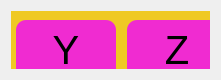
   <widget class="QWidget" name="horizontalLayoutWidget_73">
    <property name="geometry">
     <rect>
      <x>880</x>
      <y>270</y>
      <width>221</width>
      <height>80</height>
     </rect>
    </property>
    <layout class="QHBoxLayout" name="horizontalLayout_125">
     <item>
      <widget class="QFrame" name="caixa_letras_63">
       <property name="styleSheet">
        <string notr="true">background-color: rgb(239, 201, 36);</string>
       </property>
       <property name="frameShape">
        <enum>QFrame::StyledPanel</enum>
       </property>
       <property name="frameShadow">
        <enum>QFrame::Raised</enum>
       </property>
       <widget class="QWidget" name="horizontalLayoutWidget_74">
        <property name="geometry">
         <rect>
          <x>0</x>
          <y>-1</y>
          <width>221</width>
          <height>81</height>
         </rect>
        </property>
        <layout class="QHBoxLayout" name="horizontalLayout_126">
         <item>
          <widget class="QPushButton" name="botao_y">
           <property name="maximumSize">
            <size>
             <width>100</width>
             <height>60</height>
            </size>
           </property>
           <property name="font">
            <font>
             <pointsize>30</pointsize>
            </font>
           </property>
           <property name="styleSheet">
            <string notr="true">QPushButton#botao_y {
    background-color: rgb(240, 43, 209);  /*roxo: rgb(240, 43, 209);*/
}

QPushButton#botao_y:pressed {
   background-color: rgb(170, 0, 255)  /* Cor de fundo quando o botão é pressionado */
}

QPushButton#botao_y{
	border-radius: 10px;
}</string>
           </property>
           <property name="text">
            <string>Y</string>
           </property>
          </widget>
         </item>
         <item>
          <widget class="QPushButton" name="botao_z">
           <property name="maximumSize">
            <size>
             <width>100</width>
             <height>60</height>
            </size>
           </property>
           <property name="font">
            <font>
             <pointsize>30</pointsize>
            </font>
           </property>
           <property name="styleSheet">
            <string notr="true">QPushButton#botao_z {
    background-color: rgb(240, 43, 209);  /*roxo: rgb(240, 43, 209);*/
}

QPushButton#botao_z:pressed {
   background-color: rgb(170, 0, 255)  /* Cor de fundo quando o botão é pressionado */
}

QPushButton#botao_z{
	border-radius: 10px;
}</string>
           </property>
           <property name="text">
            <string>Z</string>
           </property>
          </widget>
         </item>
        </layout>
       </widget>
      </widget>
     </item>
    </layout>
   </widget>
